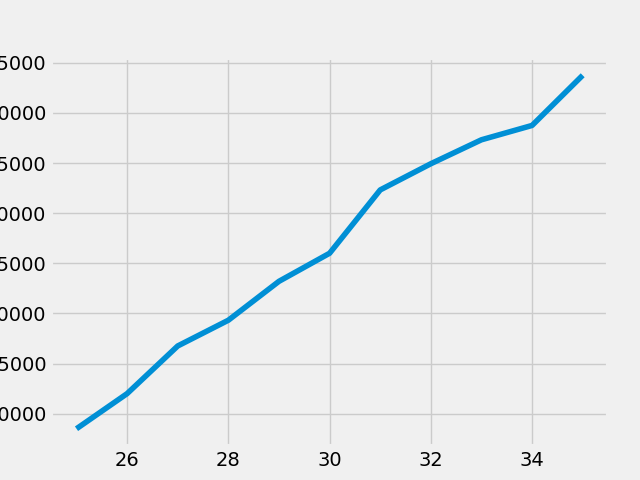

The script that saved this image:
import matplotlib.pyplot as plt

# # styling
plt.style.use("fivethirtyeight")


# Median Developer Salaries by Age
dev_x = [25, 26, 27, 28, 29, 30, 31, 32, 33, 34, 35]

dev_y = [38496, 42000, 46752, 49320, 53200,
         56000, 62316, 64928, 67317, 68748, 73752]

# config


# plot
plt.plot(dev_x, dev_y)

plt.savefig("plot.png")
